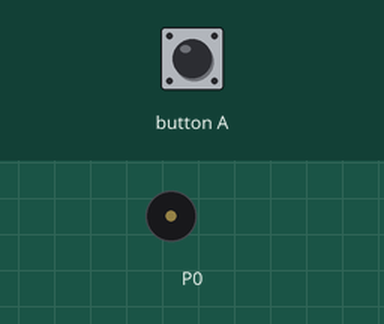
Bench run of a program on a simulated BBC micro:bit (MakeCode). Shown: buzzer (waves = sounding). The test bench sets the inputs (shaded band).

Above: at 1.2 s.
1.3 s: button A pressed for 0.15 s
At 3.8 s:
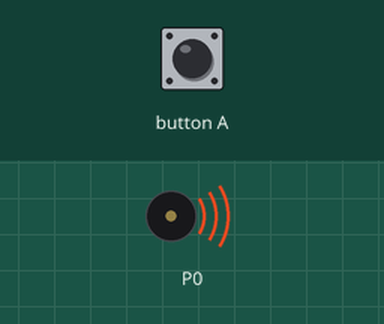
Timing chart, 0 to 10.4 s (numbered marks = the images above; inputs shaded):
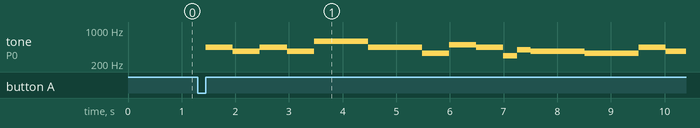

The program:

main.ts
```typescript
input.onButtonPressed(Button.A, function () {
    music.playTone(440, music.beat(BeatFraction.Whole))
    music.playTone(370, music.beat(BeatFraction.Whole))
    music.playTone(440, music.beat(BeatFraction.Whole))
    music.playTone(370, music.beat(BeatFraction.Whole))
    music.playTone(587, music.beat(BeatFraction.Double))
    music.playTone(440, music.beat(BeatFraction.Double))
    music.playTone(330, music.beat(BeatFraction.Whole))
    music.playTone(494, music.beat(BeatFraction.Whole))
    music.playTone(440, music.beat(BeatFraction.Whole))
    music.playTone(294, music.beat(BeatFraction.Half))
    music.playTone(392, music.beat(BeatFraction.Half))
    music.playTone(370, music.beat(BeatFraction.Double))
    music.playTone(330, music.beat(BeatFraction.Double))
    music.playTone(440, music.beat(BeatFraction.Whole))
    music.playTone(370, music.beat(BeatFraction.Whole))
    music.playTone(440, music.beat(BeatFraction.Whole))
    music.playTone(370, music.beat(BeatFraction.Whole))
    music.playTone(587, music.beat(BeatFraction.Double))
    music.playTone(440, music.beat(BeatFraction.Double))
    music.playTone(494, music.beat(BeatFraction.Half))
    music.playTone(587, music.beat(BeatFraction.Half))
    music.playTone(392, music.beat(BeatFraction.Whole))
    music.playTone(370, music.beat(BeatFraction.Half))
    music.playTone(440, music.beat(BeatFraction.Half))
    music.playTone(294, music.beat(BeatFraction.Whole))
    music.playTone(370, music.beat(BeatFraction.Double))
    music.playTone(330, music.beat(BeatFraction.Double))
})
```

test.ts
```typescript
// testene settes inn her; disse vil ikke kompilert så lenge denne pakken blir brukt som en utvidelse.
```

Measured:
- after the input at 1.3 s, tone on P0: plays 440 Hz for 0.51 s, 370 Hz for 0.51 s, 440 Hz for 0.51 s, 370 Hz for 0.51 s, 587 Hz for 1.0 s, 440 Hz for 1.0 s … (15 notes in this stretch), starting after 0.15 s
